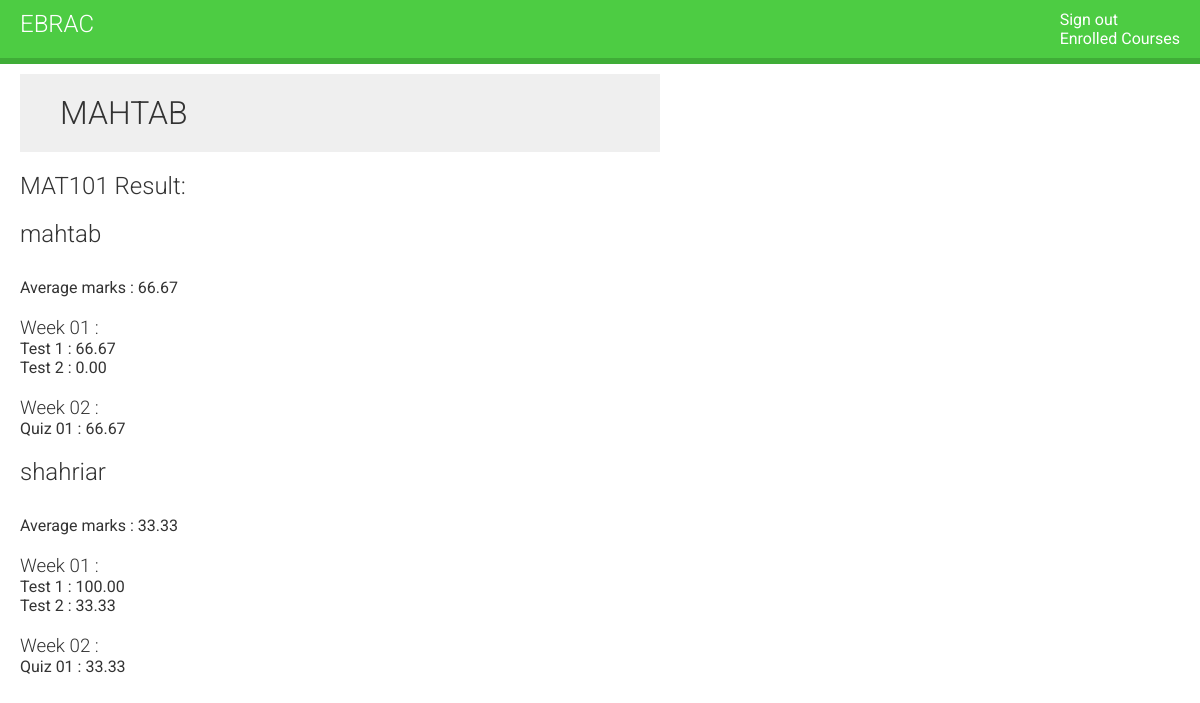
The page /course/result/1/ (signed in) on the database its author committed.
### courses/models.py (models this page shows, shortened)
class Course(models.Model):
    owner = models.ForeignKey(User,
    related_name='courses_created',
    on_delete=models.CASCADE)
    subject = models.ForeignKey(Subject,
                                related_name='courses',
                                on_delete=models.CASCADE)
    title = models.CharField(max_length=200)
    slug = models.SlugField(max_length=200, unique=True)
    overview = models.TextField()
    created = models.DateTimeField(auto_now_add=True)
    students = models.ManyToManyField(User,
                                      related_name='courses_joined',
                                      blank=True)
    class Meta:
        ordering = ['-created']

class Module(models.Model):
    course = models.ForeignKey(Course,
    related_name='modules',
    on_delete=models.CASCADE)
    title = models.CharField(max_length=200)
    description = models.TextField(blank=True)
    order = OrderField(blank=True, for_fields=['course'])
    class Meta:
        ordering = ['order']

class Result(models.Model):
    quiz = models.ForeignKey(Quiz,related_name="quiz_result", on_delete=models.CASCADE)
    user = models.ForeignKey(User,related_name="student_result", on_delete=models.CASCADE)
    score = models.FloatField()

class ItemBase(models.Model):
    owner = models.ForeignKey(User,
    related_name='%(class)s_related',
    on_delete=models.CASCADE)
    title = models.CharField(max_length=250)
    created = models.DateTimeField(auto_now_add=True)
    updated = models.DateTimeField(auto_now=True)
    class Meta:
        abstract = True

class Quiz(ItemBase):
    topic = models.CharField(max_length=120)
    number_of_questions = models.IntegerField()
    time = models.FloatField(help_text="duration of the quiz in minutes")
    required_score_to_pass = models.IntegerField(help_text="required score in %")
    difficulty = models.CharField(max_length=6, choices=DIFF_CHOICES)
    content = GenericRelation(Content)
    ended = models.BooleanField(default=False)
    class Meta:
        verbose_name_plural = 'Quizes'

### courses/views.py (the view)
class ResultListView(LoginRequiredMixin, PermissionRequiredMixin, ListView):
    template_name = 'courses/manage/quiz/result.html'
    context_object_name = 'course_list'
    permission_required = 'courses.view_course'
    def get_queryset(self):
        return Course.objects.filter(owner=self.request.user)
    def get_context_data(self, **kwargs):
        context = super().get_context_data(**kwargs)
        results = {}
        averages={}
        for c in context['course_list']:
            student=c.students.all()
            for s in student:
                res= Result.objects.filter(user=s)
                for r in res:
                    m = r.quiz.content.all()[0].module
                    c = m.course
                    if c in results:
                        if s in results[c]:
                            if m in results[c][s]:
                                if r not in results[c][s][m]:
                                    results[c][s][m].append(r)
                                    averages[c][s].append(r.score)
                            else:
                                results[c][s][m]=[r]
                                averages[c][s]=[r.score]
                        else:
                            results[c][s] = {m:[r]}
                            averages[c][s] = [r.score]
                    else:
                        results[c] = {s :{m :[r]}}
                        averages[c] = {s :[r.score]}
                averages[c][s]= list(averages[c][s])
                sum = 0
                count = 0
                for x in averages[c][s]:
                    sum = sum + x
                    count = count + 1
                averages[c][s] = [sum / count]
                results[c][s]['averages'] = averages[c][s]
        context['student_results'] = results
        return context

### courses/templates/courses/manage/quiz/result.html (shortened to what this page needs)
{% extends "base.html" %}
{% block content %}
<div class="module">
     <h1>{{request.user.username|upper}}</h1>
    {% for c,s in student_results.items %}
        <h2>{{c.title}} Result:</h2>
        {%for student,modules in s.items%}
          <h2>{{student.username}}</h2>
          <p>Average marks : {{modules.averages.0|floatformat:2}}</p>
            {%for m,result in modules.items%}
            {%if m == 'averages'%}
            {%else%}
            <h3>{{m.title}} : </h3>
                {%for r in result%}
                   {{r.quiz.title}} : {{r.score|floatformat:2}}
                   <br>
                {%endfor%}
            {%endif%}
            {%endfor%}
        {%endfor%}
    {% empty %}
      <p>
        You have not created any course yet.
        <a href="{% url "course_create" %}">Create course</a>
      </p>
    {% endfor %}
</div>
{% endblock %}

### courses/static/css/base.css (style rules this page uses)
body { margin:0; font-family:'Roboto', sans-serif; font-weight:400; color:#333; }
h1, h2, h3, h4, h5, h6 { font-family:'Roboto', sans-serif; font-weight:300; }
h1 { background:#efefef; width:100%; overflow:auto; padding:20px 0 20px 40px; margin:0; }
.module { padding:10px 20px; float:left; width:600px; }
.module h3 { margin:20px 0 0; padding:0; width:100%; }
.module p { margin:10px 0 20px; width:100%; float:left; }

### rows shown on the page
Course: title "MAT101"
Module: title "Week 01"
Result: quiz "Test 1", score "66.67"
Result: quiz "Test 2", score "0.00"
Module: title "Week 02"
Result: quiz "Quiz 01", score "66.67"
Result: quiz "Test 1", score "100.00"
Result: quiz "Test 2", score "33.33"
Result: quiz "Quiz 01", score "33.33"

### other values the page prints
{{ request.user.username|upper }} "MAHTAB"
{{ student.username }} "mahtab"
{{ modules.averages.0|floatformat:2 }} "66.67"
{{ student.username }} "shahriar"
{{ modules.averages.0|floatformat:2 }} "33.33"
